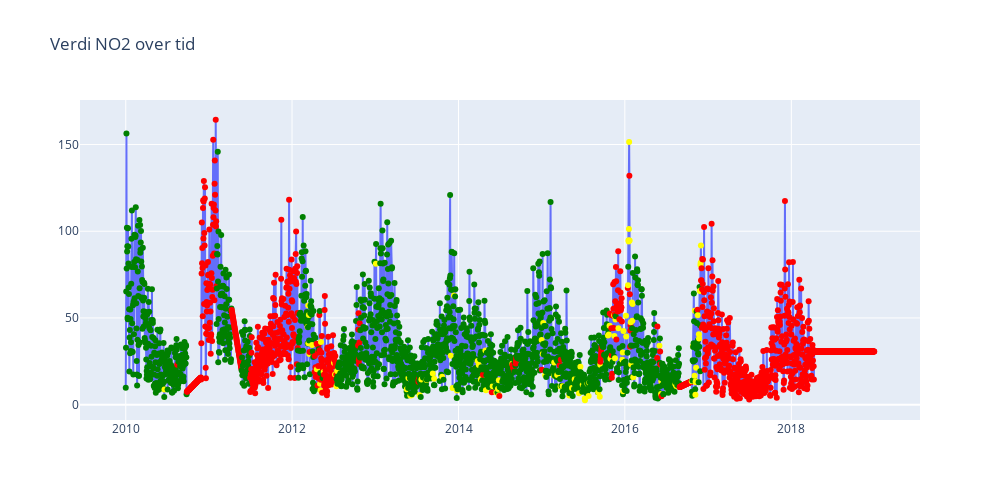
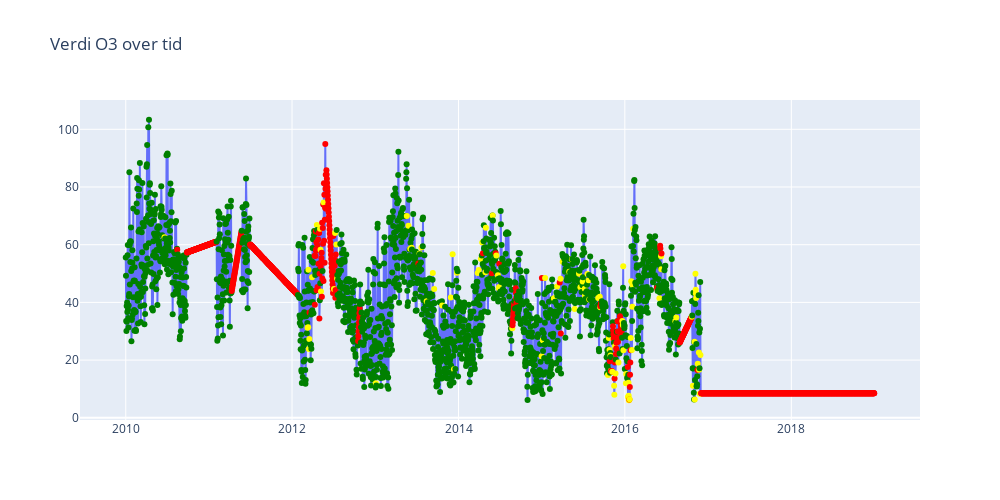
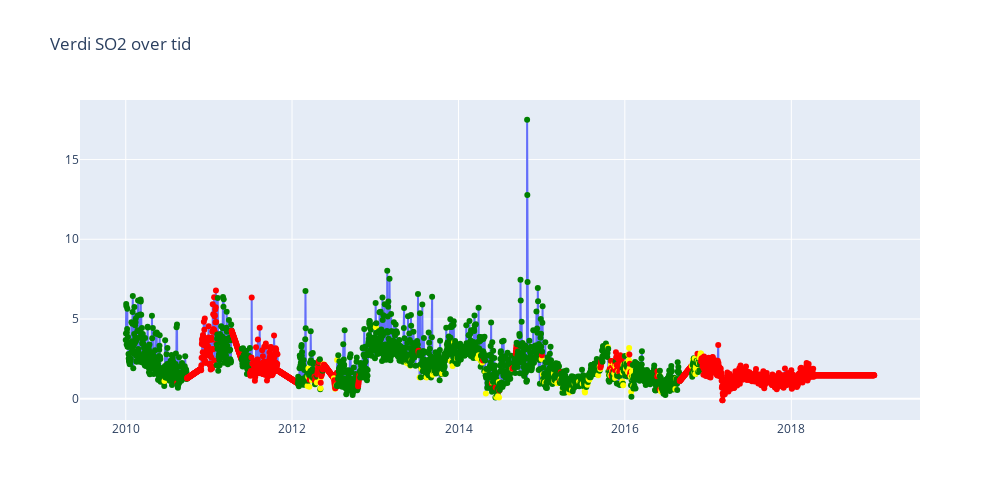

Notebook cell for these charts, in order:
### Code cell
import json
import plotly.graph_objects as go
import pandas as pd

# Lese JSON-filen
with open("../data/clean_data/clean_air_quality_nilu_oslo.json", "r", encoding="utf-8") as file:
    data = json.load(file)

# Konverter JSON-dataene til en Pandas DataFrame
df = pd.DataFrame(data)

# Konverter "index" til datetime-format
df["index"] = pd.to_datetime(df["index"])

# Lag en ny kolonne for farge (rød for interpolerte, gul for dekningsgrad < 90, grønn for dekningsgrad >= 90)
def get_color(row):
    # Sjekk om dekningsgrad er False (for interpolerte verdier)
    if not row['Dekningsgrad_NO2'] or not row['Dekningsgrad_O3'] or not row['Dekningsgrad_SO2']:
        return 'red'  # Interpolerte verdier
    elif row['Dekningsgrad_NO2'] < 90 or row['Dekningsgrad_O3'] < 90 or row['Dekningsgrad_SO2'] < 90:
        return 'yellow'  # Dekningsgrad < 90
    else:
        return 'green'  # Dekningsgrad >= 90

# Bruk funksjonen for å lage fargekolonnen
df['color'] = df.apply(get_color, axis=1)

# Lag scatter diagram for Verdi_NO2, med individuell farge for hvert punkt
fig_no2 = go.Figure()

# Legg til data med farge for hvert punkt
fig_no2.add_trace(go.Scatter(x=df["index"], y=df["Verdi_NO2"], mode='lines+markers',
                            marker=dict(color=df['color'], size=6),
                            name="Verdi NO2"))

# Sett tittel og aksler
fig_no2.update_layout(title="Verdi NO2 over tid", width=1000, height=500)

fig_no2.show()

# Lag scatter diagram for Verdi_O3, med individuell farge for hvert punkt
fig_o3 = go.Figure()

# Legg til data med farge for hvert punkt
fig_o3.add_trace(go.Scatter(x=df["index"], y=df["Verdi_O3"], mode='lines+markers',
                            marker=dict(color=df['color'], size=6),
                            name="Verdi O3"))

# Sett tittel og aksler
fig_o3.update_layout(title="Verdi O3 over tid", width=1000, height=500)

fig_o3.show()

# Lag scatter diagram for Verdi_SO2, med individuell farge for hvert punkt
fig_so2 = go.Figure()

# Legg til data med farge for hvert punkt
fig_so2.add_trace(go.Scatter(x=df["index"], y=df["Verdi_SO2"], mode='lines+markers',
                            marker=dict(color=df['color'], size=6),
                            name="Verdi SO2"))

# Sett tittel og aksler
fig_so2.update_layout(title="Verdi SO2 over tid", width=1000, height=500)

fig_so2.show()

### Figure 1 — Plotly figure (JSON) as saved in the notebook; plotly's stock layout.template omitted (floating-point values rounded to 4 significant figures; data arrays with more than 128 entries replaced by an {"elided": "..."} marker saying what was removed)
{"data": [{"marker": {"color": {"elided": "3287 str values"}, "size": 6}, "mode": "lines+markers", "name": "Verdi NO2", "type": "scatter", "x": {"elided": "3287 str values"}, "y": {"elided": "3287 float values"}}], "layout": {"height": 500, "title": {"text": "Verdi NO2 over tid"}, "width": 1000}}

### Figure 2 — Plotly figure (JSON) as saved in the notebook; plotly's stock layout.template omitted (floating-point values rounded to 4 significant figures; data arrays with more than 128 entries replaced by an {"elided": "..."} marker saying what was removed)
{"data": [{"marker": {"color": {"elided": "3287 str values"}, "size": 6}, "mode": "lines+markers", "name": "Verdi O3", "type": "scatter", "x": {"elided": "3287 str values"}, "y": {"elided": "3287 float values"}}], "layout": {"height": 500, "title": {"text": "Verdi O3 over tid"}, "width": 1000}}

### Figure 3 — Plotly figure (JSON) as saved in the notebook; plotly's stock layout.template omitted (floating-point values rounded to 4 significant figures; data arrays with more than 128 entries replaced by an {"elided": "..."} marker saying what was removed)
{"data": [{"marker": {"color": {"elided": "3287 str values"}, "size": 6}, "mode": "lines+markers", "name": "Verdi SO2", "type": "scatter", "x": {"elided": "3287 str values"}, "y": {"elided": "3287 float values"}}], "layout": {"height": 500, "title": {"text": "Verdi SO2 over tid"}, "width": 1000}}
